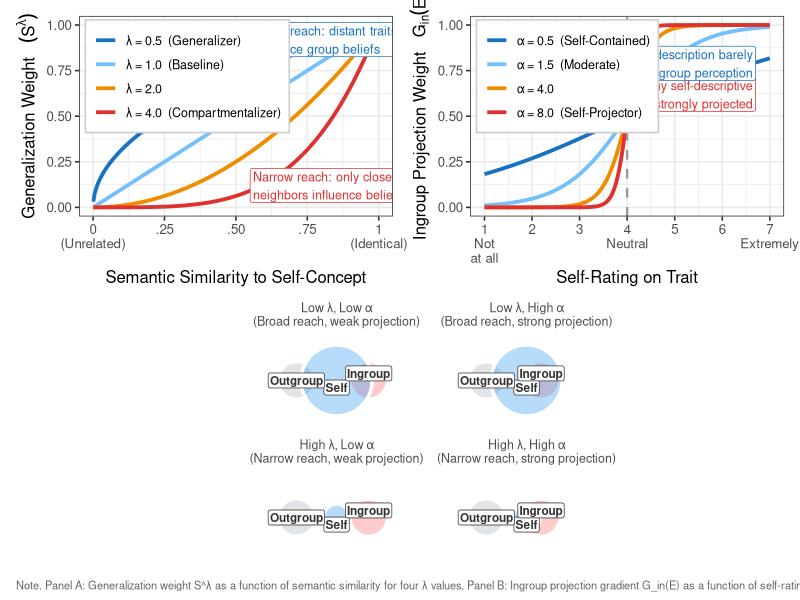
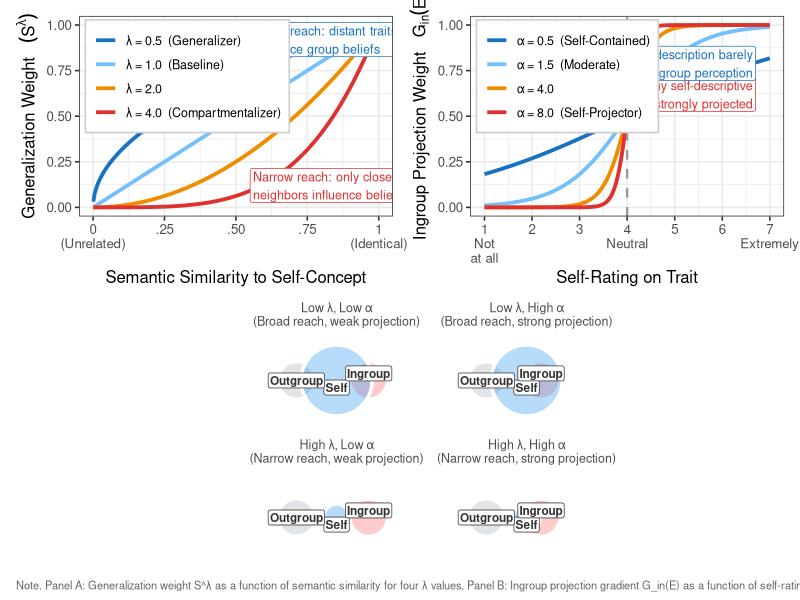
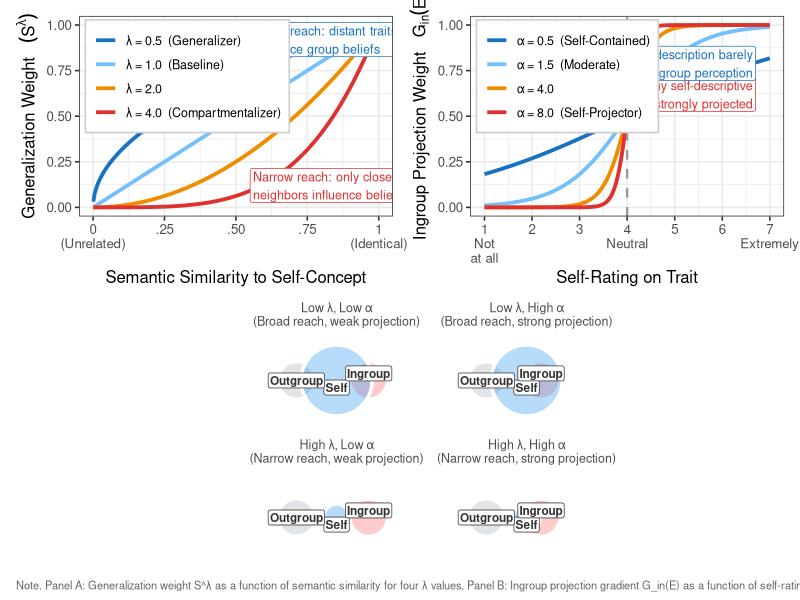

Write R code to recreate these figures, in order.
# Parameter Space Visualization
# Explores three implementations of how lambda and alpha shape social inference:
#   A. Generalization gradient curves (lambda effect on similarity weighting)
#   B. Projection gradient curves (alpha effect on self-rating -> group belief)
#   C. Venn diagram grid (self-group semantic overlap across parameter combinations)

library(tidyverse)
library(ggforce)
library(patchwork)
library(here)

# ============================================================
# PANEL A: Lambda — Generalization Breadth
# Shows S^lambda as a function of similarity for different lambda values.
# The key insight: lambda controls HOW FAR inference travels from the self.
# Low lambda = activation bleeds broadly across the semantic network.
# High lambda = activation is restricted to close semantic neighbors.
# ============================================================

sim_seq <- seq(0.001, 1, length.out = 300)

lambda_df <- expand.grid(S = sim_seq, lambda = c(0.5, 1, 2, 4)) %>%
  mutate(
    weight = S^lambda,
    lambda_label = factor(lambda,
      labels = c("λ = 0.5  (Generalizer)",
                 "λ = 1.0  (Baseline)",
                 "λ = 2.0",
                 "λ = 4.0  (Compartmentalizer)"))
  )

p_lambda <- ggplot(lambda_df, aes(x = S, y = weight, color = lambda_label)) +
  geom_line(linewidth = 1.3) +
  scale_color_manual(values = c("#1971C2", "#74C0FC", "#F08C00", "#E03131"),
                     name = NULL) +
  scale_x_continuous(breaks = c(0, 0.25, 0.5, 0.75, 1),
                     labels = c("0\n(Unrelated)", ".25", ".50", ".75", "1\n(Identical)")) +
  labs(
    x = "Semantic Similarity to Self-Concept",
    y = expression("Generalization Weight  " ~ (S^lambda))
  ) +
  annotate("label", x = 0.55, y = 0.92, hjust = 0,
           label = "Broad reach: distant traits still\ninfluence group beliefs",
           color = "#1971C2", size = 3.2,
           fill = "white", label.padding = unit(0.18, "lines")) +
  annotate("label", x = 0.55, y = 0.12, hjust = 0,
           label = "Narrow reach: only close\nneighbors influence beliefs",
           color = "#E03131", size = 3.2,
           fill = "white", label.padding = unit(0.18, "lines")) +
  theme_bw(base_size = 12) +
  theme(legend.position = c(0.02, 0.98), legend.justification = c(0, 1),
        legend.background = element_rect(fill = "white", color = "gray80"),
        legend.text = element_text(size = 9))

# ============================================================
# PANEL B: Alpha — Projection Force
# Shows G_in(E) = sigma(alpha * (E - 4)) for different alpha values.
# The key insight: alpha controls HOW STRONGLY self-rating drives group belief.
# Low alpha = self stays separate from group perception (objective observer).
# High alpha = self aggressively dictates group perception (egocentric anchor).
# ============================================================

E_seq <- seq(1, 7, length.out = 300)

alpha_df <- expand.grid(E = E_seq, alpha = c(0.5, 1.5, 4, 8)) %>%
  mutate(
    G_in  = plogis(alpha * (E - 4)),
    G_out = plogis(-alpha * (E - 4)),
    alpha_label = factor(alpha,
      labels = c("α = 0.5  (Self-Contained)",
                 "α = 1.5  (Moderate)",
                 "α = 4.0",
                 "α = 8.0  (Self-Projector)"))
  )

p_alpha <- ggplot(alpha_df, aes(x = E, y = G_in, color = alpha_label)) +
  geom_line(linewidth = 1.3) +
  geom_vline(xintercept = 4, linetype = "dashed", color = "gray60", linewidth = 0.8) +
  scale_color_manual(values = c("#1971C2", "#74C0FC", "#F08C00", "#E03131"),
                     name = NULL) +
  scale_x_continuous(breaks = 1:7,
                     labels = c("1\nNot\nat all","2","3","4\nNeutral","5","6","7\nExtremely")) +
  scale_y_continuous(limits = c(0, 1), breaks = c(0, 0.25, 0.5, 0.75, 1)) +
  labs(
    x = "Self-Rating on Trait",
    y = expression("Ingroup Projection Weight  " ~ G["in"](E))
  ) +
  annotate("label", x = 6.7, y = 0.62, hjust = 1, size = 3.2, color = "#E03131",
           label = "High α: any self-descriptive\ntrait strongly projected",
           fill = "white", label.padding = unit(0.18, "lines")) +
  annotate("label", x = 6.7, y = 0.79, hjust = 1, size = 3.2, color = "#1971C2",
           label = "Low α: self-description barely\ninfluences group perception",
           fill = "white", label.padding = unit(0.18, "lines")) +
  theme_bw(base_size = 12) +
  theme(legend.position = c(0.02, 0.98), legend.justification = c(0, 1),
        legend.background = element_rect(fill = "white", color = "gray80"),
        legend.text = element_text(size = 9))

# ============================================================
# PANEL C: Venn Diagram Grid — Self-Group Semantic Overlap
# 2x2 grid: rows = Low/High lambda, cols = Low/High alpha_in
# Lambda controls the RADIUS of the self-concept circle (semantic reach).
# Alpha_in controls the OVERLAP between self and ingroup circles.
# ============================================================

make_venn_panel <- function(lambda_val, alpha_in_val, alpha_out_val = 3) {
  # Self radius: lower lambda = broader semantic reach = larger circle
  r_self <- 1.6 / sqrt(lambda_val)

  # Ingroup distance from self: higher alpha_in = stronger projection = more overlap
  # Map alpha_in (0-10) to distance: high alpha_in means centers are close
  d_in <- 2.2 - (alpha_in_val / 10) * 1.6

  # Outgroup distance: higher alpha_out = pushed further away
  d_out <- 2.2 + (alpha_out_val / 10) * 1.2

  # Vertical offsets for labels: Self below center, Ingroup above center
  # to prevent overlap when circles are close (high alpha_in)
  data.frame(
    x0     = c(0,    d_in, -d_out),
    y0     = c(0,    0,     0),
    y_text = c(-0.45, 0.45,  0),   # stagger labels vertically
    r      = c(r_self, 1.2,  1.2),
    label  = c("Self", "Ingroup", "Outgroup"),
    fill   = c("#339AF0", "#FF6B6B", "#ADB5BD")
  )
}

venn_params <- list(
  list(lambda = 0.5, alpha_in = 1,  title = "Low λ, Low α\n(Broad reach, weak projection)"),
  list(lambda = 0.5, alpha_in = 8,  title = "Low λ, High α\n(Broad reach, strong projection)"),
  list(lambda = 3.5, alpha_in = 1,  title = "High λ, Low α\n(Narrow reach, weak projection)"),
  list(lambda = 3.5, alpha_in = 8,  title = "High λ, High α\n(Narrow reach, strong projection)")
)

venn_plots <- map(venn_params, function(p) {
  df <- make_venn_panel(p$lambda, p$alpha_in)

  ggplot(df) +
    geom_circle(aes(x0 = x0, y0 = y0, r = r, fill = label),
                alpha = 0.35, color = "white", linewidth = 1.2) +
    geom_label(aes(x = x0, y = y_text, label = label),
               size = 3.0, fontface = "bold", color = "gray20",
               fill = "white", linewidth = 0, label.padding = unit(0.12, "lines")) +
    scale_fill_manual(values = c("Self" = "#339AF0",
                                 "Ingroup" = "#FF6B6B",
                                 "Outgroup" = "#ADB5BD")) +
    coord_fixed(xlim = c(-5.5, 5.5), ylim = c(-3, 3)) +
    labs(title = p$title) +
    theme_void(base_size = 10) +
    theme(legend.position = "none",
          plot.title = element_text(hjust = 0.5, size = 9, color = "gray30"))
})

p_venn <- wrap_plots(venn_plots, nrow = 2)

# ============================================================
# COMBINE AND SAVE
# ============================================================

final_plot <- (p_lambda | p_alpha) / p_venn +
  plot_layout(heights = c(1, 1.2)) +
  plot_annotation(
    caption = paste0(
      "Note. Panel A: Generalization weight S^λ as a function of semantic similarity for four λ values. ",
      "Panel B: Ingroup projection gradient G_in(E) as a function of self-rating for four α_in values. ",
      "Panel C: Conceptual Venn diagrams of self-ingroup-outgroup semantic overlap across λ × α_in combinations. ",
      "All other parameters held at representative values (τ = 3, γ = 0.5, w = 0.05)."
    ),
    theme = theme(plot.caption = element_text(size = 8, color = "gray40",
                                               hjust = 0, margin = margin(t = 8)))
  )

ggsave(here("Figures", "parameter_space_visualization.pdf"),
       final_plot, width = 12, height = 11)
ggsave(here("Figures", "parameter_space_visualization.png"),
       final_plot, width = 12, height = 11, dpi = 300)
ggsave(here("Figures", "fig03_parameter_space_visualization.tiff"),
       final_plot, width = 12, height = 11, dpi = 300)

message("Saved: Figures/parameter_space_visualization.pdf/.png + fig03_parameter_space_visualization.tiff")
